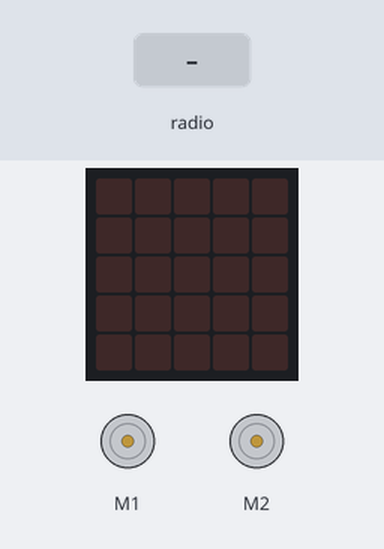
The program below on a simulated BBC micro:bit (MakeCode). Parts: the board's 5×5 LED display, 2 × DC motor (green arrow = forward, orange = backward, longer = faster). The test bench sets the inputs (shaded band).

Above: at 1.2 s.
1.3 s: radio message "0" arrives
At 2.1 s:
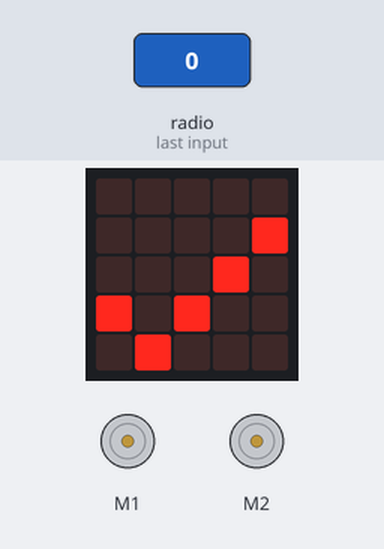
3.9 s: radio message "1" arrives
At 4.5 s:
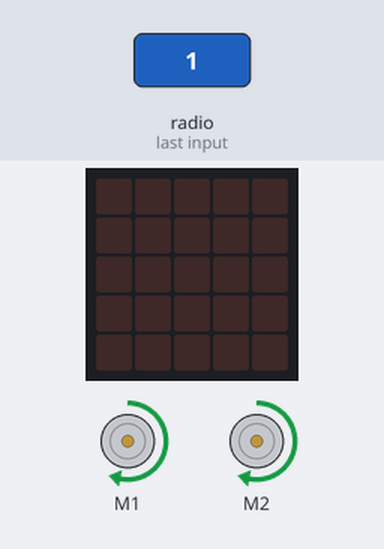
5.4 s: radio message "2" arrives
At 6.6 s:
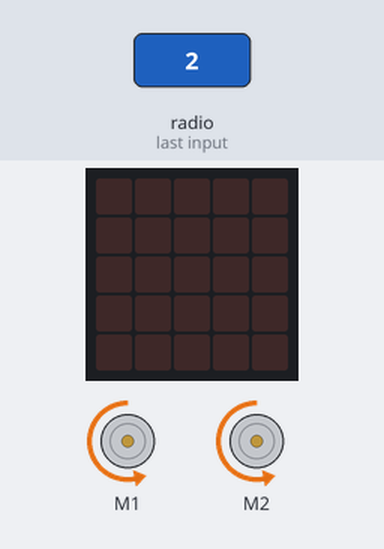
6.9 s: radio message "3" arrives
At 8.0 s:
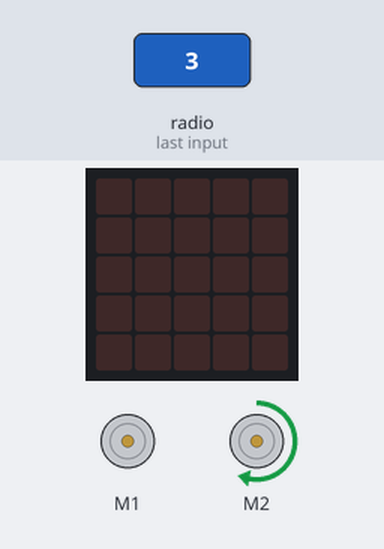
8.4 s: radio message "4" arrives
At 9.1 s:
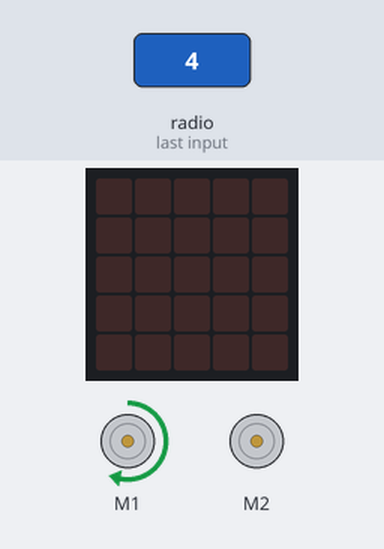
9.9 s: radio message "5" arrives
At 10.2 s:
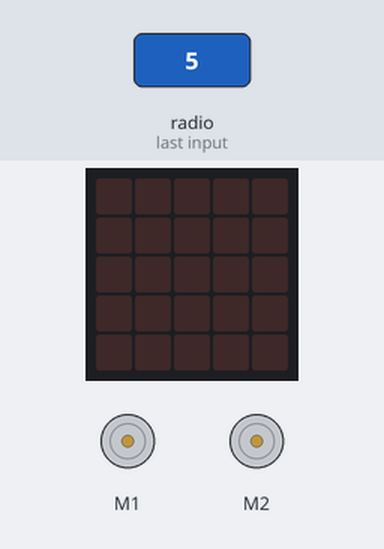
Timing chart, 0 to 12.4 s (numbered marks = the images above; inputs shaded):
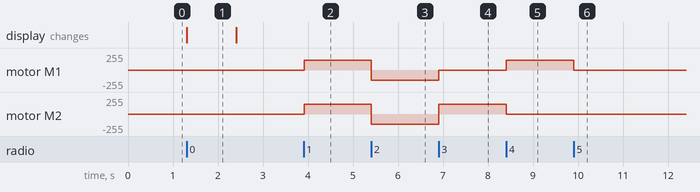

The program:

main.ts
```typescript
radio.onReceivedNumber(function (receivedNumber) {
    if (receivedNumber == 1) {
        maqueen.motorRun(maqueen.Motors.All, maqueen.Dir.CW, 150)
    } else if (receivedNumber == 2) {
        maqueen.motorRun(maqueen.Motors.All, maqueen.Dir.CCW, 150)
    } else if (receivedNumber == 3) {
        maqueen.motorRun(maqueen.Motors.M1, maqueen.Dir.CW, 0)
        maqueen.motorRun(maqueen.Motors.M2, maqueen.Dir.CW, 150)
    } else if (receivedNumber == 4) {
        maqueen.motorRun(maqueen.Motors.M1, maqueen.Dir.CW, 150)
        maqueen.motorRun(maqueen.Motors.M2, maqueen.Dir.CW, 0)
    } else if (receivedNumber == 5) {
        maqueen.motorStop(maqueen.Motors.All)
    } else if (receivedNumber == 0) {
        basic.showIcon(IconNames.Yes)
        basic.pause(500)
        basic.clearScreen()
    }
})
radio.setGroup(1)
```

test.ts
```typescript
// 在這裡測試；當此封包作為擴充功能時，將不會編譯此內容。
```

Measured:
- after the input at 1.3 s, the display: changes at once (image 1)
- after the input at 3.9 s, motor M1, motor M2: stopped → forward 150/255 at once
- after the input at 5.4 s, motor M1, motor M2: forward 150/255 → backward 150/255 at once
- after the input at 6.9 s, motor M1: backward 150/255 → stopped at once; motor M2: backward 150/255 → forward 150/255 at once
- after the input at 8.4 s, motor M1: stopped → forward 150/255 at once; motor M2: forward 150/255 → stopped at once
- after the input at 9.9 s, motor M1: forward 150/255 → stopped at once
- what the display in image 1 shows lasts 1.1 s, from 1.3 s to 2.4 s
